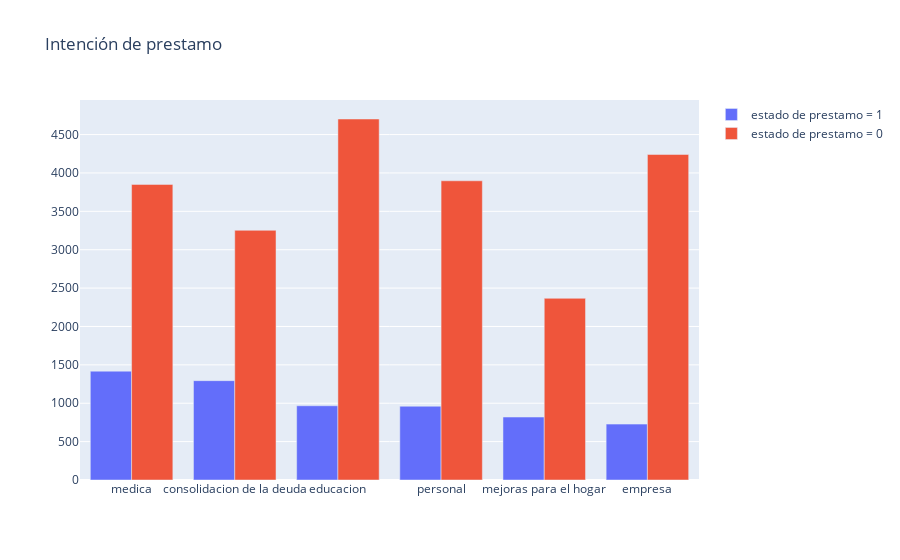

The notebook cell saved with this chart:
### Code cell
trace0 = go.Bar(
    x = df[df["estado_prestamo"]== 1]["intencion_prestamo"].value_counts().index.values,
    y = df[df["estado_prestamo"]== 1]["intencion_prestamo"].value_counts().values,
    name='estado de prestamo = 1'
)

#Second plot
trace1 = go.Bar(
    x = df[df["estado_prestamo"]== 0]["intencion_prestamo"].value_counts().index.values,
    y = df[df["estado_prestamo"]== 0]["intencion_prestamo"].value_counts().values,
    name="estado de prestamo = 0"
)

data = [trace0, trace1]

layout = go.Layout(
    title='Intención de prestamo'
)


fig = go.Figure(data=data, layout=layout)

py.iplot(fig, filename='Intención de prestamo')

### Figure 1 — Plotly figure (JSON) as saved in the notebook; plotly's stock layout.template omitted (floating-point values rounded to 4 significant figures)
{"data": [{"name": "estado de prestamo = 1", "type": "bar", "x": ["medica", "consolidacion de la deuda", "educacion", "personal", "mejoras para el hogar", "empresa"], "y": [1418, 1294, 967, 961, 820, 728]}, {"name": "estado de prestamo = 0", "type": "bar", "x": ["educacion", "empresa", "personal", "medica", "consolidacion de la deuda", "mejoras para el hogar"], "y": [4703, 4241, 3898, 3851, 3253, 2367]}], "layout": {"title": {"text": "Intención de prestamo"}}}
